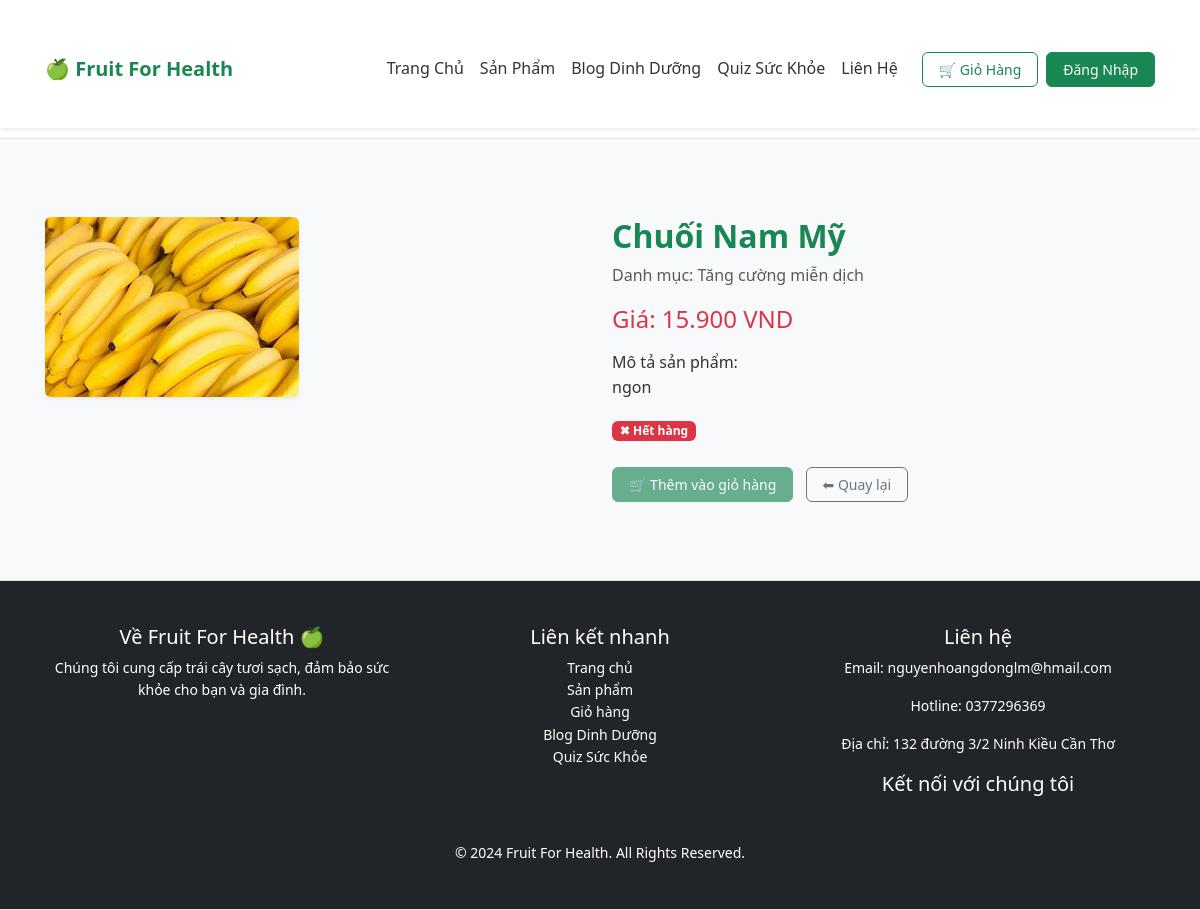
Page /product_detail.php?id=125147 on the committed database.
### tables this page shows
CREATE TABLE `products` (
  `product_id` int(6) NOT NULL,
  `name` varchar(255) NOT NULL,
  `selling_price` decimal(10,2) DEFAULT NULL,
  `description` text DEFAULT NULL,
  `category` varchar(100) NOT NULL DEFAULT 'Chung',
  `discount` decimal(5,2) NOT NULL DEFAULT 0.00,
  `image_url` varchar(255) DEFAULT NULL,
  `created_at` timestamp NOT NULL DEFAULT current_timestamp(),
  `visibility` enum('public','private') DEFAULT 'public',
  `stock_quantity` int(11) DEFAULT 0,
  `unit` varchar(10) NOT NULL DEFAULT 'kg',
  `status` enum('selling','not_selling') DEFAULT 'not_selling'
);

### product_detail.php (the view, shortened to what this page needs)
<?php
require_once __DIR__ . '/database/db_connect.php';
$product_id = (int)$_GET['id'];
$stmt = $conn->prepare("SELECT * FROM products WHERE product_id = ?");
$stmt->bind_param("i", $product_id);
$stmt->execute();
$result = $stmt->get_result();
$product = $result->fetch_assoc();
?>
<!DOCTYPE html>
<html lang="vi">
<head>
    <link rel="stylesheet" href="https://cdn.jsdelivr.net/npm/bootstrap@5.3.0/dist/css/bootstrap.min.css">
    <link rel="stylesheet" href="assets/css/style.css">
</head>
<body>
<?php include 'includes/header.php'; ?>
<div class="container my-5 product-detail">
    <div class="row">
        <div class="col-md-6">
            <img src="<?php echo !empty($product['image_url']) ? $product['image_url'] : 'uploads/default.jpg'; ?>" alt="<?php echo htmlspecialchars($product['name']); ?>" class="img-fluid rounded shadow-sm">
        </div>
        <div class="col-md-6">
            <h2 class="text-success fw-bold"><?php echo htmlspecialchars($product['name']); ?></h2>
            <p class="text-muted">Danh mục: <?php echo htmlspecialchars($product['category']); ?></p>
            <h4 class="text-danger">Giá: <?php echo number_format($product['selling_price'], 0, ',', '.'); ?> VND</h4>
            <p class="mt-3">Mô tả sản phẩm: <br> <?php echo nl2br(htmlspecialchars($product['description'])); ?></p>
            <div class="mt-3">
                <?php if ($product['stock_quantity'] > 0): ?>
                    <span class="badge bg-success">✔ Còn hàng</span>
                <?php else: ?>
                    <span class="badge bg-danger">✖ Hết hàng</span>
                <?php endif; ?>
            </div>
            <div class="mt-4">
                <form action="cart.php" method="POST">
                    <button type="submit" class="btn btn-success" <?php if ($product['stock_quantity'] <= 0) echo 'disabled'; ?>>
                        🛒 Thêm vào giỏ hàng
                    </button>
                    <a href="products.php" class="btn btn-outline-secondary ms-2">⬅ Quay lại</a>
                </form>
            </div>
        </div>
    </div>
</div>
<?php include 'includes/footer.php'; ?>
</body>
</html>

### assets/css/style.css (style rules this page uses)
body { font-family: 'Segoe UI', Tahoma, Geneva, Verdana, sans-serif; background-color: #f7f9fb; color: #333; line-height: 1.6; }
a { color: #198754; text-decoration: none; }
.container, .container-fluid { padding: 30px 15px; }
.btn { padding: 6px 16px; font-size: 14px; border-radius: 6px; }
.btn-success { background-color: #198754; border-color: #198754; }

### rows in the picture
products: image_url (picture), name "Chuối Nam Mỹ", category "Tăng cường miễn dịch", selling_price "15.900", description "ngon"
